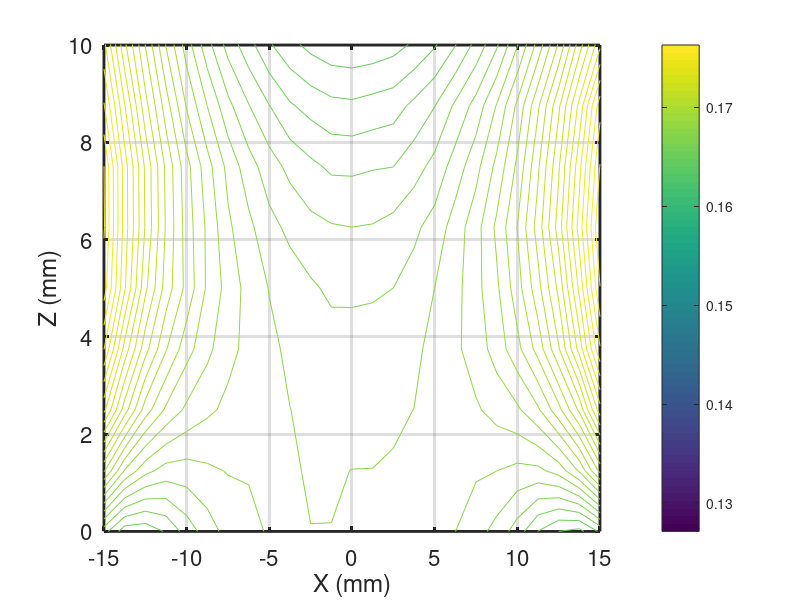
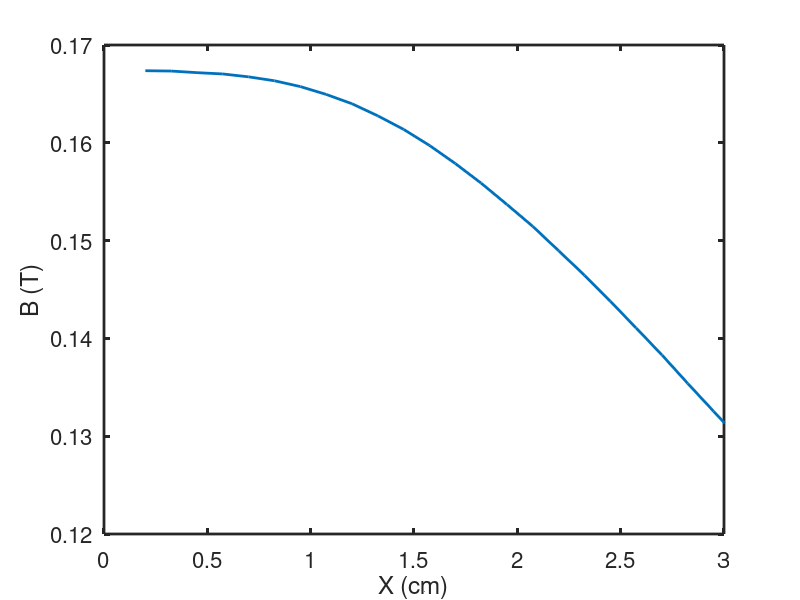

MATLAB code to generate these figures, in order:


clc
close all
 %load FieldMeas3D_Andres
 load FieldMeas3D_Prueba4

  Bx = F(:,1);
 By = F(:,2);
 Bz = F(:,3); 
 LL = sqrt(Bx.^2+By.^2+Bz.^2);
 

disp('---------------------------------------------------')
for ii=1:vz(3) 
    I = (-1)^ii;
    vxx = LL((ii-1)*vx(3)*vy(3)+1:(ii-0)*vx(3)*vy(3));
    if I==1       
       vxx = vxx(end:-1:1);
       LL((ii-1)*vx(3)*vy(3)+1:(ii-0)*vx(3)*vy(3)) = vxx;    
    end 
    
    
       
       
       for jj=1:vy(3)
           I = (-1)^jj;
           if I==1
               vyy = vxx((jj-1)*vx(3)+1:(jj-0)*vx(3));
               vyy= vyy(end:-1:1);
               vxx((jj-1)*vx(3)+1:(jj-0)*vx(3))= vyy;
           end
       end
       LL((ii-1)*vx(3)*vy(3)+1:(ii-0)*vx(3)*vy(3)) = vxx;
       
end

LL= reshape(LL,vx(3),vy(3),vz(3));

LL = permute(LL,[2 1 3]);
LL = permute(LL,[3 2 1]);

%Bp = LL(:,:,7);
Bp = LL;
 [X,Z]=meshgrid(x,z)
 contour(X*10,Z*10,Bp./10000,100)
 xlabel('X (mm)','fontsize',16)
 ylabel('Z (mm)','fontsize',16)
set(gca,'Ylim',[0 10],'linewidth',2 ,'fontsize',16,'box','on')
grid
colorbar


figure
plot(Z(:,1)+0.2,Bp(:,13)/10000,'linewidth',2)
 xlabel('X (cm)','fontsize',16)
 ylabel('B (T)','fontsize',16)
 set(gca,'Xlim',[0 3],'Ylim',[0.12 0.17], 'linewidth',2 ,'fontsize',16,'box','on')
 
 M = [Z(:,1)+0.2 Bp(:,13)/10000]
 
 save Profile_center_CP1.txt M -ascii -tabs